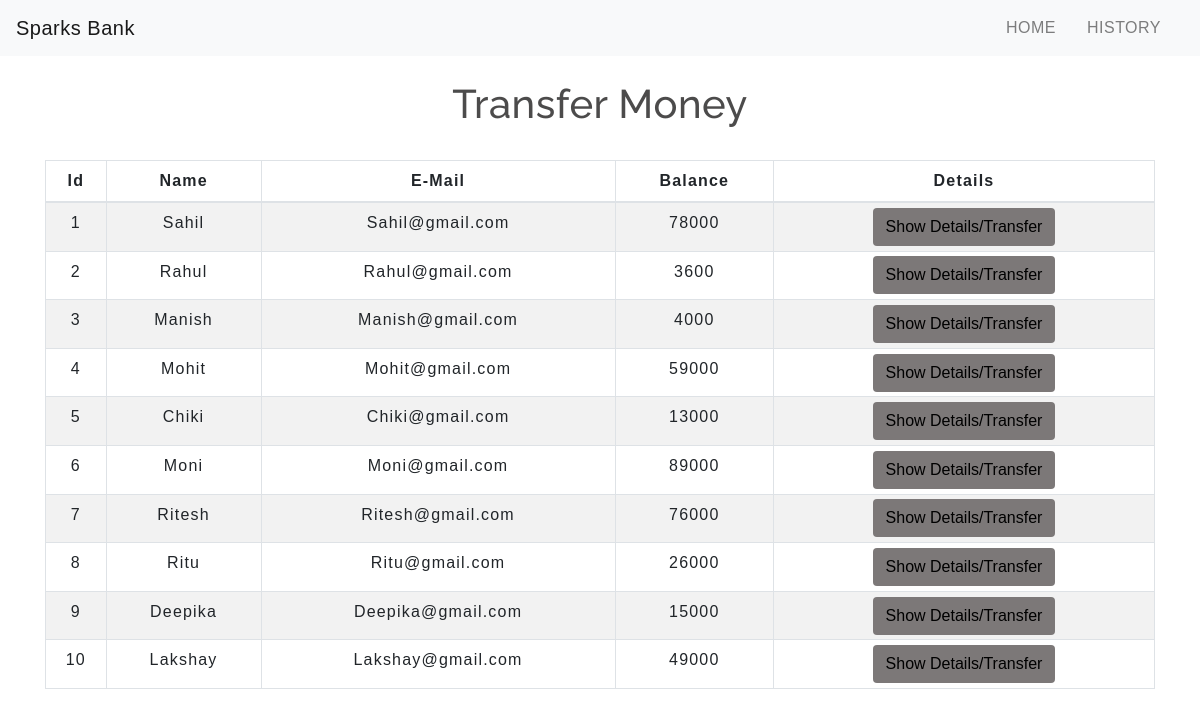
The app's page /transfermoney.php with its own data.
### tables this page shows
CREATE TABLE `users` (
  `id` int(5) NOT NULL,
  `name` text NOT NULL,
  `email` varchar(30) NOT NULL,
  `balance` int(8) NOT NULL
);

### transfermoney.php (the view, shortened to what this page needs)
<!DOCTYPE html>
<html lang="en">
<head>
    <link rel="stylesheet" href="https://maxcdn.bootstrapcdn.com/bootstrap/4.0.0/css/bootstrap.min.css">
    <link rel="stylesheet" type="text/css" href="css/table.css">
    <link rel="stylesheet" type="text/css" href="css/navbar.css">
</head>
<body>
<?php
    include 'config.php';
    $sql = "SELECT * FROM users";
    $result = mysqli_query($conn,$sql);
?>
<?php
  include 'navbar.php';
?>
<div class="container">
        <h2 class="text-center pt-4">Transfer Money</h2>
        <br>
            <div class="row">
                <div class="col">
                    <div class="table-responsive-sm">
                    <table class="table table-hover table-sm table-striped table-condensed table-bordered">
                        <thead>
                            <tr>
                            <th scope="col" class="text-center py-2">Id</th>
                            <th scope="col" class="text-center py-2">Name</th>
                            <th scope="col" class="text-center py-2">E-Mail</th>
                            <th scope="col" class="text-center py-2">Balance</th>
                            <th scope="col" class="text-center py-2">Details</th>
                            </tr>
                        </thead>
                        <tbody>
                <?php
                    while($rows=mysqli_fetch_assoc($result)){
                ?>
                    <tr>
                        <td class="py-2"><?php echo $rows['id'] ?></td>
                        <td class="py-2"><?php echo $rows['name']?></td>
                        <td class="py-2"><?php echo $rows['email']?></td>
                        <td class="py-2"><?php echo $rows['balance']?></td>
                        <td><a href="selecteduserdetail.php?id= <?php echo $rows['id'] ;?>"> <button type="button" class="btn">Show Details/Transfer</button></a></td>
                    </tr>
                <?php
                    }
                ?>
                        </tbody>
                    </table>
                    </div>
                </div>
            </div>
         </div>
</body>
</html>

### navbar.php (shortened to what this page needs)
<nav class="navbar navbar-expand-md navbar-light bg-light">
<a class="navbar-brand" href="index.php">Sparks Bank</a>
<div class="collapse navbar-collapse" id="collapsibleNavbar">
      <ul class="navbar-nav ml-auto">
        <li class="nav-item">
          <a class="nav-link" href="index.php">HOME</a>
        </li>
        <li class="nav-item">
          <a class="nav-link" href="transactionhistory.php">HISTORY</a>
        </li>
    </div>
 </nav>

### css/table.css (style rules this page uses)
* { padding: 0; margin: 0; box-sizing: border-box; font-family: sans-serif; }
h2 { font-size: 40px; }
table { letter-spacing: 1.2px; }
td { text-align: center; }
button { border:none; background: #7c7878; transition: 1s; }

### css/navbar.css (style rules this page uses)
.nav-link { margin-right: 15px; color:#050607; letter-spacing: 0.5px; transition: 0.5s; }
.navbar-brand { color: #e95050; letter-spacing: 0.5px; }
h2 { color: #4C4B4B; letter-spacing: 0.5px; font-family: raleway; }

### transfermoney.php (style rules this page uses)
button { transition: 1.5s; }

### records on screen
users: id "1", name "Sahil", email "Sahil@gmail.com", balance "78000"
users: id "2", name "Rahul", email "Rahul@gmail.com", balance "3600"
users: id "3", name "Manish", email "Manish@gmail.com", balance "4000"
users: id "4", name "Mohit", email "Mohit@gmail.com", balance "59000"
users: id "5", name "Chiki", email "Chiki@gmail.com", balance "13000"
users: id "6", name "Moni", email "Moni@gmail.com", balance "89000"
users: id "7", name "Ritesh", email "Ritesh@gmail.com", balance "76000"
users: id "8", name "Ritu", email "Ritu@gmail.com", balance "26000"
users: id "9", name "Deepika", email "Deepika@gmail.com", balance "15000"
users: id "10", name "Lakshay", email "Lakshay@gmail.com", balance "49000"
